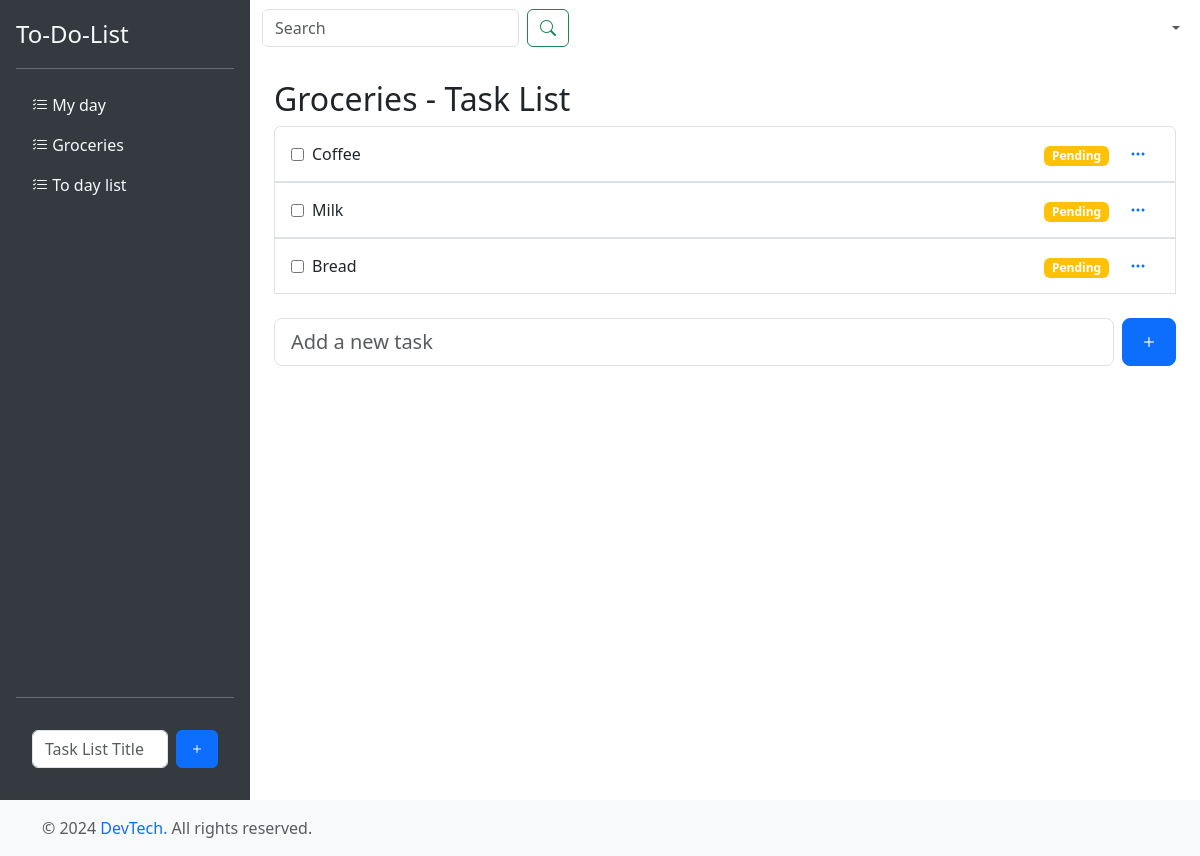
/tasks/2/, run on an earlier commit of the app's database.
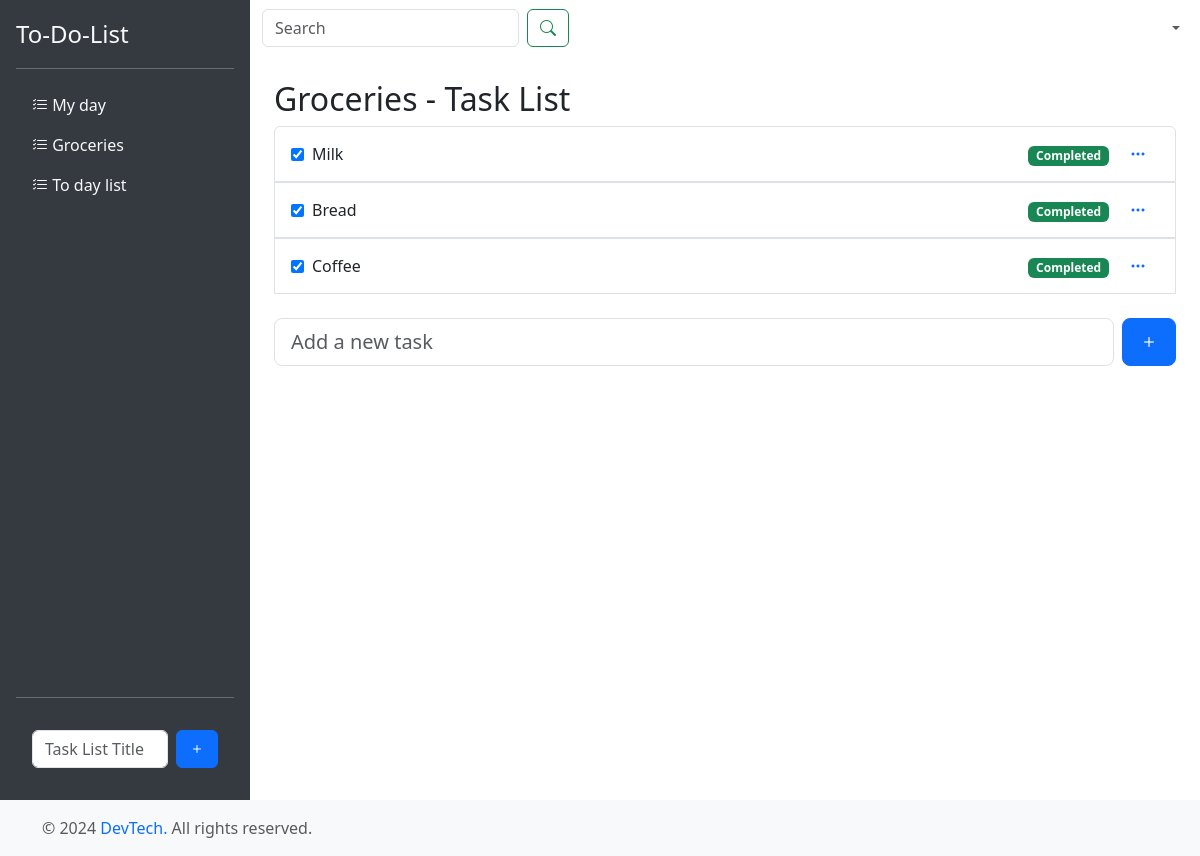
And on a later commit of the database.
### todo_app/models.py (models this page shows, shortened)
class TaskList(models.Model):
    title = models.CharField(max_length=50,unique=True)

class Task(models.Model):
    title = models.CharField(max_length=255)
    completed = models.BooleanField(default=False)
    tasklist = models.ForeignKey('TaskList', on_delete=models.CASCADE)  # Assuming a TaskList relation
    created_at = models.DateTimeField(auto_now_add=True)

### todo_app/views.py (the view)
# urls.py: path('tasks/<int:id>/', views.task_detail, name='task_detail'),  # This is the task detail view
def task_detail(request, id):
    tasklist = get_object_or_404(TaskList, id=id)
    if request.method == "POST":
        print("POST request received")
        print(f"POST data: {request.POST}")
        add_task = TaskForm(request.POST)
        if add_task.is_valid():
            task = add_task.save(commit=False)  # Don't save to the DB yet
            task.tasklist = tasklist  # Associate the task with the current tasklist
            task.save()  # Now save the task
            print("Task saved successfully")
            return redirect('task_detail', id=tasklist.id)  # Redirect back to the task detail page
        else:
            print("Form is invalid")
            print(add_task.errors)  # Print any form validation errors
    else:
        print("GET request received")
        add_task = TaskForm()
    context = {
        'tasksform': add_task,
        'tasklist': tasklist,
        'Taskslist': TaskList.objects.all(),
        'Tasks': Task.objects.filter(tasklist=tasklist),  # Show only tasks related to this task list
    }
    return render(request, 'pages/task_detail.html', context)

### todo_app/forms.py
class TaskForm(forms.ModelForm):
    class Meta:
        model = Task
        fields = ['title', 'completed']  # Specify the fields to include in the form
        widgets = {
            'title': forms.TextInput(attrs={'class': 'form-control', 'placeholder': 'Task Title'}),
            'completed': forms.CheckboxInput(attrs={'class': 'form-check-input'}),
        }

### templates/pages/task_detail.html (shortened to what this page needs)
{% extends 'base.html' %}
{% block content %}
<div class="container mt-4">
    <h2>{{ tasklist.title }} - Task List</h2>
    <ul class="list-group mb-4">
        {% for task in Tasks %}
            <li class="list-group-item d-flex justify-content-between align-items-center">
                <form method="POST" action="{% url 'toggle_task_status' task.id %}">
                    <div class="d-flex align-items-center">
                        <input type="checkbox" class="me-2" {% if task.completed %}checked{% endif %} onchange="this.form.submit()">
                        <label>{{ task.title }}</label>
                    </div>
                </form>
                <div class="d-flex align-items-center">
                    <span class="me-2">
                        {% if task.completed %}
                            <span class="badge bg-success">Completed</span>
                        {% else %}
                            <span class="badge bg-warning">Pending</span>
                        {% endif %}
                    </span>
                    <div class="dropdown">
                        <button class="btn btn-link" type="button" id="taskOptions{{ task.id }}" data-bs-toggle="dropdown" aria-expanded="false">
                            <i class="bi bi-three-dots"></i>
                        </button>
                    </div>
                </div>
            </li>
        {% endfor %}
    </ul>
    <form method="POST" class="d-flex justify-content-center mt-4" action="{% url 'task_detail' tasklist.id %}">
        <div class="form-group me-2 flex-grow-1">
            <input type="text" name="title" class="form-control form-control-lg" placeholder="Add a new task" required>
        </div>
        <button class="btn btn-primary btn-lg" type="submit">
            <i class="bi bi-plus"></i>
        </button>
    </form>
</div>
{% endblock %}

### templates/base.html (shortened to what this page needs)
{% load static %}
<!DOCTYPE html>
<html lang="en">
<head>
    <link href="https://cdn.jsdelivr.net/npm/bootstrap@5.3.0/dist/css/bootstrap.min.css" rel="stylesheet">
    <link rel="stylesheet" href="https://cdn.jsdelivr.net/npm/bootstrap-icons@1.5.0/font/bootstrap-icons.css">
    <link rel="stylesheet" href="{% static 'css/style.css' %}">
</head>
<body>
    <div class="d-flex flex-column min-vh-100">
        <div class="d-flex flex-grow-1">
            {% include 'includes/sidebar.html' %}
            <div class="flex-grow-1">
                {% include 'includes/navbar.html' %}
                <div class="container mt-4">
                    {% block content %}{% endblock %}
                </div>
            </div>
        </div>
        {% include 'includes/footer.html' %}
    </div>
</body>
</html>

### templates/includes/sidebar.html (shortened to what this page needs)
<div class="d-flex flex-column flex-shrink-0 p-3 cl-sidebar" style="width: 250px; height: 100vh;">
    <a href="/" class="d-flex align-items-center mb-3 mb-md-0 me-md-auto link-light text-decoration-none">
        <span class="fs-4">To-Do-List</span>
    </a>
    <hr>
    <ul class="nav nav-pills flex-column mb-auto">
        {% for tasklist in Taskslist %}
        <li>
            <a href="{% url 'task_detail' tasklist.id %}" class="nav-link link-light">
                <i class="bi bi-list-check"></i>
                {{ tasklist.title }}
            </a>
        </li>
        {% endfor %}
    </ul>
    <hr>
    <div class="p-3">
        <form class="d-flex" method="POST" action="{% url 'tasklist' %}">
            <input class="form-control me-2 TaskList" type="text" name="title" placeholder="Task List Title" aria-label="Task List Title" required>
            <button class="btn btn-primary" type="submit">
                <i class="bi bi-plus"></i>
            </button>
        </form>
    </div>
</div>

### templates/includes/navbar.html (shortened to what this page needs)
<nav class="navbar navbar-expand-lg navbar-light bg-white">
    <div class="container-fluid d-flex">
        <form class="d-flex ms-auto" method="GET" action="/search/">
            <input class="form-control me-2" type="search" placeholder="Search" aria-label="Search" name="q">
            <button class="btn btn-outline-success" type="submit"> <i class="bi bi-search"></i></button>
        </form>
        <div class="collapse navbar-collapse" id="navbarNav">
            <ul class="navbar-nav ms-auto">
                <li class="nav-item dropdown">
                    <a class="nav-link dropdown-toggle" href="#" id="navbarDropdown" role="button" data-bs-toggle="dropdown" aria-expanded="false">
                    </a>
                </li>
            </ul>
        </div>
    </div>
</nav>

### templates/includes/footer.html
 <footer class="footer mt-auto py-3 bg-light">
    <div class="container">
        <span class="text-muted">&copy; 2024<a href="https://www.linkedin.com/in/ali-ait-brahim-51653b201/" target="blank"> DevTech.</a> All rights reserved.</span>
    </div>
</footer>

### todolist/static/css/style.css (style rules this page uses)
.cl-sidebar { background-color: #343a40; color: white; }
a { text-decoration: none; }

What changed in the data, as far as the page shows it:
removed Task: title "Coffee", shows "Pending"
changed Task "Milk": completed "☐" → "☑"; completed "Pending" → "Completed"
changed Task "Bread": completed "☐" → "☑"; completed "Pending" → "Completed"
added Task: completed "☑", title "Coffee", shows "Completed"
